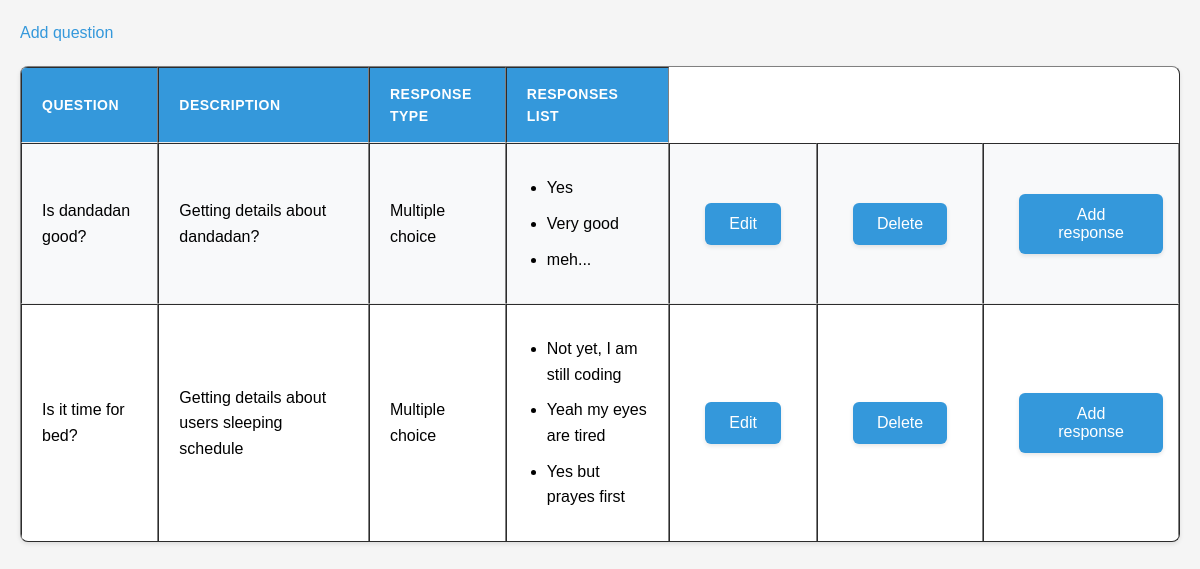
Page /view-enquete-admin/9 (signed in) on the committed database.
### home/models.py (models this page shows, shortened)
class questions(models.Model):
    question = models.CharField(max_length = 255, unique = True )
    description = models.CharField(max_length = 255, unique = True )
    enqueteID = models.ForeignKey(enquete, on_delete= models.CASCADE, related_name= 'questions')
    response_type = models.CharField(max_length = 50)

class responseSelection(models.Model):
    reponse = models.CharField(max_length = 255)
    note = models.IntegerField()
    questionID = models.ForeignKey(questions, on_delete= models.CASCADE, related_name= 'reponseSelection')

### home/views.py (the view)
# urls.py: path('view-enquete-admin/<str:pk>', view_admin, name='view_enquete_admin'),
@login_required
def view_admin(request, pk):
    enquete_instance = enquete.objects.get(id = pk)
    all_questions = enquete_instance.questions.all() # is like questions.objects.filter(enqueteID = enquete_instance) which is automatically made and you can use it with the related name
    enqueteID = enquete_instance.id
    context = {
        'all_questions' : all_questions,
        'enqueteID' : enqueteID,
    }
    return render (request, 'admin/view_enquete.html', context)

### home/templates/admin/view_enquete.html (shortened to what this page needs)
{% load static %}
<!DOCTYPE html>
<html lang="en">
<head>
    <link rel="stylesheet" href="{% static 'css/styles.css' %}">
</head>
<body>
    <a href="{% url 'add_question_admin' enqueteID  %}">Add question</a>
    <table border="1">
        <tr>
            <th>Question</th>
            <th>Description</th>
            <th>Response Type</th>
            <th>Responses List</th>
        </tr>
        {% for question in all_questions %}
        <tr>
            <td>{{ question.question }}</td>
            <td>{{ question.description }}</td>
            <td>{{ question.response_type }}</td>
            <td>
                <ul>
                    {% for r in question.reponseSelection.all %}
                    <li>{{ r.reponse }}</li>
                    {% endfor %}
                </ul>
            </td>
            <td><a href="{% url 'upd_question_admin' question.id %}"><button>Edit</button></a></td>
            <td><a href="{% url 'delete_question_admin' question.id %}"><button>Delete</button></a></td>
            <td><a href="{% url 'add_response_admin' question.id %}"><button>Add response</button></a></td>
        </tr>
        {% endfor %}
    </table>
</body>
</html>

### home/static/css/styles.css (style rules this page uses)
body { font-family: 'Arial', sans-serif; line-height: 1.6; margin: 0; padding: 20px; background-color: #f5f5f5; }
button, input[type="submit"], .btn { display: inline-block; padding: 12px 24px; margin: 5px; background-color: #3498db; color: white; border: none; border-radius: 6px; cursor: pointer; font-size: 16px; font-weight: 500; text-align: center; text-decoration: none; transition: all 0.3s ease; box-shadow: 0 2px 4px rgba(0, 0, 0, 0.1); }
table { width: 100%; border-collapse: separate; border-spacing: 0; margin: 20px 0; background: white; box-shadow: 0 2px 4px rgba(0, 0, 0, 0.1); border-radius: 8px; overflow: hidden; }
th, td { padding: 15px 20px; text-align: left; border-bottom: 1px solid #eee; }
th { background-color: #3498db; color: white; font-weight: 600; text-transform: uppercase; font-size: 14px; letter-spacing: 0.5px; }
tr:last-child td { border-bottom: none; }
tr:nth-child(even) { background-color: #f8f9fa; }
table a { color: #3498db; text-decoration: none; padding: 5px 10px; border-radius: 4px; transition: all 0.3s ease; }
a { color: #3498db; text-decoration: none; }
ul, ol { padding-left: 20px; }
li { margin-bottom: 10px; }

### rows in the picture
questions: question "Is dandadan good?", description "Getting details about dandadan?", response_type "Multiple choice"
responseSelection: reponse "Yes"
responseSelection: reponse "Very good"
responseSelection: reponse "meh..."
questions: question "Is it time for bed?", description "Getting details about users sleeping schedule", response_type "Multiple choice"
responseSelection: reponse "Not yet, I am still coding"
responseSelection: reponse "Yeah my eyes are tired"
responseSelection: reponse "Yes but prayes first"
